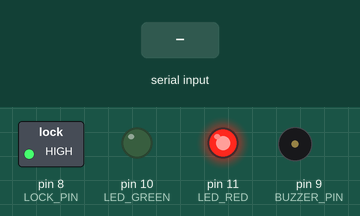
A program run on a simulated Arduino Uno, built with avr-gcc and run on an emulated ATmega328P. On the bench: switched loads named in the program (green lamp = pin HIGH), output pins drawn as LEDs (lit = HIGH), buzzer (waves = sounding, pin HIGH). The inputs (shaded band) are chosen by the test bench. What the program prints to the serial monitor is not drawn.

Above: at 1.2 s.
1.3 s: "PIN:\n" received over Serial
At 1.43 s:
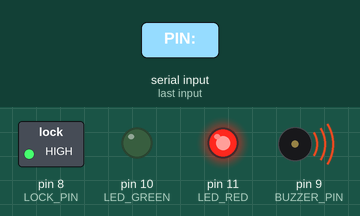
3.0 s: "LOCK\n" received over Serial
4.5 s: "STATUS\n" received over Serial
Timing chart, 0 to 7.5 s (numbered marks = the images above; inputs shaded):
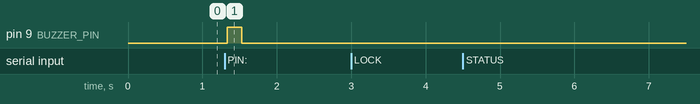

Measured:
- after the input at 1.3 s, pin 9 (BUZZER_PIN): LOW → HIGH at once, → LOW 0.20 s later
- after the input at 3.0 s, every drawn part: stays the same
- after the input at 4.5 s, every drawn part: stays the same

The program:

main.cpp
```cpp
/*
 * Smart IoT Security Door Lock & Access Controller (Arduino Uno / ESP32)
 *
 * SPECIFICATION:
 *  R1: Boot in LOCKED state with LOCK_PIN HIGH, LED_RED HIGH, LED_GREEN LOW.
 *  R2: Entering valid MASTER_PIN ("4519") unlocks door: LOCK_PIN LOW, LED_GREEN HIGH.
 *  R3: Entering invalid PIN increments failed_attempts, beeps buzzer, and remains LOCKED.
 *  R4: 3 consecutive failed attempts triggers security lockout for 30 seconds.
 *  R5: Command "LOCK" immediately locks the door.
 *  R6: Telemetry output: "[DATA] status=<LOCKED|UNLOCKED> failed=<n>".
 *
 * PLANTED DEFECTS (For Autonomous Testing Demo):
 *  - Bug 1 (Access Control Defect): Lockout timer doesn't reset failed_attempts counter after expiry.
 */

#include <Arduino.h>

#define LOCK_PIN 8
#define BUZZER_PIN 9
#define LED_GREEN 10
#define LED_RED 11

const char MASTER_PIN[] = "4519";
int failed_attempts = 0;
bool is_locked = true;
unsigned long lockout_until = 0;

void setup() {
  Serial.begin(9600);
  pinMode(LOCK_PIN, OUTPUT);
  pinMode(BUZZER_PIN, OUTPUT);
  pinMode(LED_GREEN, OUTPUT);
  pinMode(LED_RED, OUTPUT);

  digitalWrite(LOCK_PIN, HIGH); // Locked by default (Rule R1)
  digitalWrite(LED_RED, HIGH);
  digitalWrite(LED_GREEN, LOW);

  Serial.println("[INFO] Smart Security Door Lock v2.1 Initialized");
  Serial.println("[DATA] status=LOCKED lock_pin=HIGH failed=0");
}

void unlock_door() {
  is_locked = false;
  failed_attempts = 0;
  digitalWrite(LOCK_PIN, LOW);
  digitalWrite(LED_RED, LOW);
  digitalWrite(LED_GREEN, HIGH);
  Serial.println("[EVENT] ACCESS_GRANTED: Door unlocked");
  Serial.println("[DATA] status=UNLOCKED lock_pin=LOW failed=0");
}

void lock_door() {
  is_locked = true;
  digitalWrite(LOCK_PIN, HIGH);
  digitalWrite(LED_RED, HIGH);
  digitalWrite(LED_GREEN, LOW);
  Serial.println("[EVENT] LOCK: Door locked");
  Serial.println("[DATA] status=LOCKED lock_pin=HIGH failed=0");
}

void check_pin(const String& pin) {
  unsigned long now = millis();
  if (now < lockout_until) {
    Serial.println("[ALARM] SECURITY_ALERT: System is in security lockout!");
    return;
  }

  if (pin == MASTER_PIN) {
    unlock_door();
  } else {
    failed_attempts++;
    digitalWrite(BUZZER_PIN, HIGH);
    delay(200);
    digitalWrite(BUZZER_PIN, LOW);
    Serial.print("[WARN] ACCESS_DENIED: Invalid PIN entered. Attempts=");
    Serial.println(failed_attempts);

    if (failed_attempts >= 3) {
      lockout_until = now + 30000; // 30 second security lockout
      Serial.println("[ALARM] LOCKOUT_ACTIVE: Exceeded maximum attempts! Locked out for 30s");
    }
  }
}

void loop() {
  if (Serial.available() > 0) {
    String command = Serial.readStringUntil('\n');
    command.trim();

    if (command.startsWith("PIN:")) {
      String pin = command.substring(4);
      check_pin(pin);
    } else if (command == "LOCK") {
      lock_door();
    } else if (command == "STATUS") {
      Serial.print("[DATA] status=");
      Serial.print(is_locked ? "LOCKED" : "UNLOCKED");
      Serial.print(" failed=");
      Serial.println(failed_attempts);
    }
  }
  delay(100);
}
```
